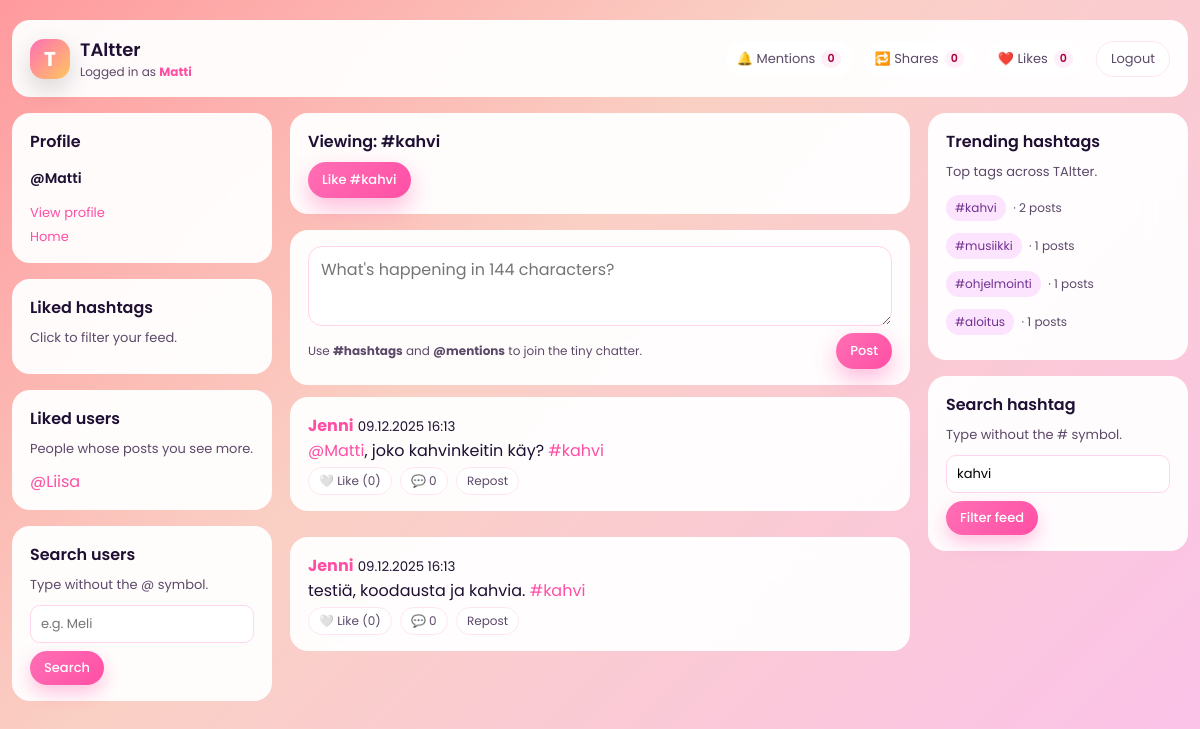
Page /site/index.php?hashtag=kahvi (signed in) on the earlier database version.
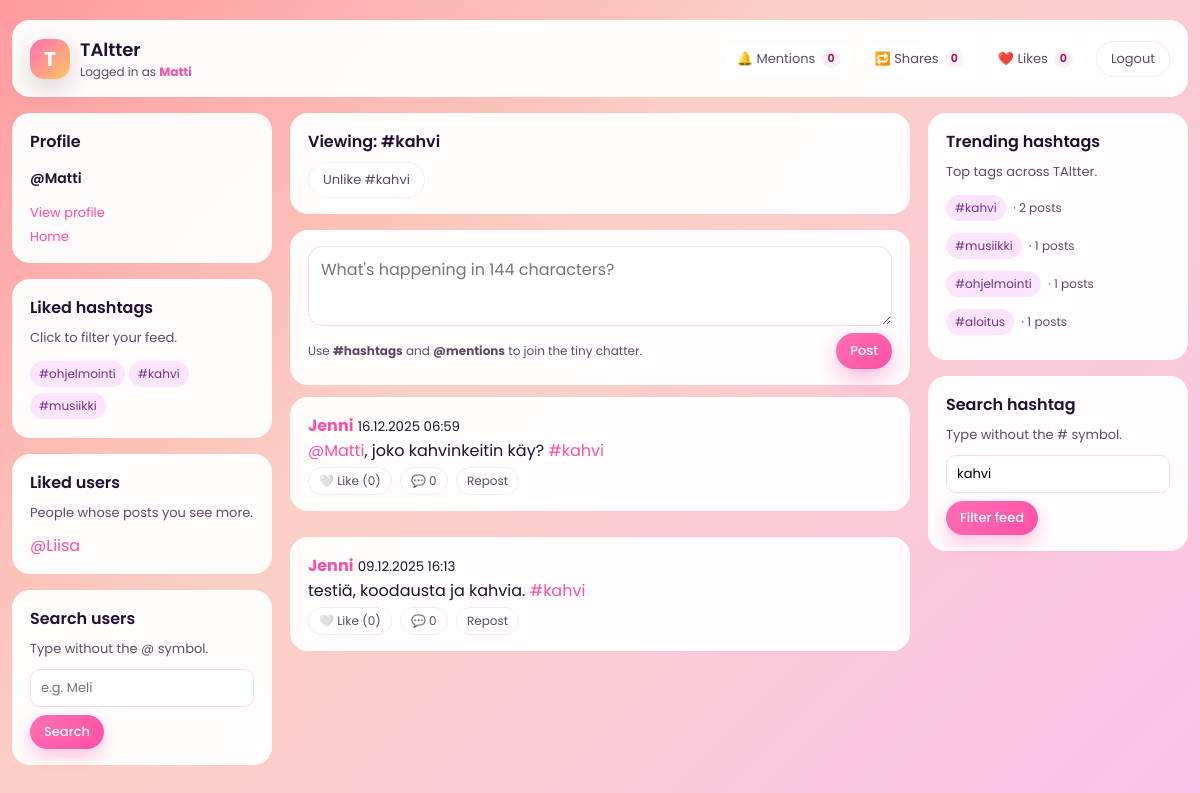
Same page on the later database version.
### tables this page shows
CREATE TABLE `users` (
  `user_id` int(11) NOT NULL,
  `username` varchar(50) NOT NULL,
  `email` varchar(100) NOT NULL,
  `password_hash` varchar(255) NOT NULL,
  `bio` text DEFAULT NULL,
  `profile_picture_url` varchar(255) DEFAULT NULL,
  `created_at` timestamp NOT NULL DEFAULT current_timestamp(),
  `last_seen_mentions` datetime DEFAULT NULL,
  `last_seen_shares` datetime DEFAULT NULL,
  `last_seen_likes` datetime DEFAULT NULL
);

CREATE TABLE `posts` (
  `post_id` int(11) NOT NULL,
  `user_id` int(11) NOT NULL,
  `content` varchar(144) NOT NULL,
  `created_at` timestamp NOT NULL DEFAULT current_timestamp(),
  `edited_at` datetime DEFAULT NULL
);

CREATE TABLE `hashtags` (
  `hashtag_id` int(11) NOT NULL,
  `tag_name` varchar(50) NOT NULL
);

### site/config.php (called while the page is built, shortened)
<?php
function current_user_id() {
    return $_SESSION['user_id'] ?? null;
}
?>

### site/fetch_posts.php (the view, shortened to what the changed rows need)
<?php
require_once 'config.php';
$hashtag = $_GET['hashtag'] ?? null;
$currentUserId = current_user_id();
if ($hashtag) {
    $sql = "
        SELECT
            p.post_id,
            p.content,
            -- ★ CHANGED HERE
            DATE_FORMAT(p.created_at, '%d.%m.%Y %H:%i') AS created_at,
            p.edited_at,
            p.user_id,
            u.username,
            u.profile_picture_url,
            NULL AS reposted_by,
            (SELECT COUNT(*) FROM likes WHERE post_id = p.post_id) AS like_count,
            EXISTS(SELECT 1 FROM likes WHERE post_id = p.post_id AND user_id = ?) AS user_has_liked
        FROM posts p
        JOIN users u ON p.user_id = u.user_id
        JOIN post_hashtags ph ON ph.post_id = p.post_id
        JOIN hashtags h ON h.hashtag_id = ph.hashtag_id
        WHERE h.tag_name = ?
        ORDER BY p.created_at DESC
        LIMIT 100
    ";
    $stmt = $mysqli->prepare($sql);
    $stmt->bind_param("is", $currentUserId, $hashtag);
}
$stmt->execute();
$res = $stmt->get_result();
while ($row = $res->fetch_assoc()) {
    $content = htmlspecialchars($row['content']);
    $content = preg_replace('/#([A-Za-z0-9_åäöÅÄÖ\-]+)/u', '<a href="index.php?hashtag=$1">#$1</a>', $content);
    $content = preg_replace('/@([A-Za-z0-9_]+)/', '<a href="profile.php?u=$1">@$1</a>', $content);
    $editedLabel = $row['edited_at'] ? '<small style="color:#999;margin-left:6px;">(edited)</small>' : '';
    $likeIcon = $row['user_has_liked'] ? '❤️' : '🤍';
    $likeText = $row['user_has_liked'] ? 'Unlike' : 'Like';
    $likeCount = $row['like_count'];
    $commentCount = isset($row['comment_count']) ? (int)$row['comment_count'] : 0;
    echo "<div class='card' id='post-{$row['post_id']}'>";
    echo "
      <div class='card-header'>
        <strong><a href='profile.php?u={$row['username']}'>".htmlspecialchars($row['username'])."</a></strong>
        <small>{$row['created_at']}</small> {$editedLabel}
      </div>
      <div class='post-content-{$row['post_id']}'>$content</div>
    ";
    echo "
      <div class='card-actions'>
        <button onclick='toggleLike({$row['post_id']}, this)' id='like-btn-{$row['post_id']}'>
          <span id='like-icon-{$row['post_id']}'>{$likeIcon}</span>
          <span id='like-text-{$row['post_id']}'>{$likeText}</span>
          (<span id='like-count-{$row['post_id']}'>{$likeCount}</span>)
        </button>
        <button type='button' onclick='openComments({$row['post_id']})' id='comment-btn-{$row['post_id']}'>
          💬 <span id='comment-count-{$row['post_id']}'>{$commentCount}</span>
        </button>
        <form method='post' action='repost.php' style='display:inline;'>
          <input type='hidden' name='post_id' value='{$row['post_id']}'>
          <button>Repost</button>
        </form>
      </div>
      <div class='comment-panel' id='comment-panel-{$row['post_id']}' style='display:none;margin-top:8px;'>
        <div id='comment-list-{$row['post_id']}' style='margin-bottom:8px;'></div>
        <div>
          <input type='text' id='comment-input-{$row['post_id']}' placeholder='Type a comment' maxlength='144' style='width:75%'>
          <button type='button' onclick='postComment({$row['post_id']})'>Send</button>
        </div>
      </div>
    </div>";
}

### site/index.php (shortened to what the changed rows need)
<?php
require_once 'config.php';
$filterHashtag = $_GET['hashtag'] ?? null;
$uid = current_user_id();
?>
<!doctype html>
<html lang="en">
<head>
</head>
<body>
<div class="app-shell">
    <div class="layout-grid">
        <aside class="left-column">
            <div class="card">
                <div class="card-inner">
                    <div>
                        <?php
                        $stmt = $mysqli->prepare("SELECT h.tag_name FROM followed_hashtags fh JOIN hashtags h ON fh.hashtag_id=h.hashtag_id WHERE fh.user_id = ? LIMIT 10");
                        $stmt->bind_param('i',$uid);
                        $stmt->execute();
                        $r=$stmt->get_result();
                        while($row=$r->fetch_assoc()){
                            echo '<a class="tag-chip" href="index.php?hashtag='.urlencode($row['tag_name']).'">#'.htmlspecialchars($row['tag_name']).'</a>';
                        }
                        ?>
                    </div>
                </div>
            </div>
            <div class="card">
                <div class="card-inner">
                    <div>
                    <?php
                    $stmt = $mysqli->prepare("
                        SELECT u.username
                        FROM follows f
                        JOIN users u ON f.following_id = u.user_id
                        WHERE f.follower_id = ?
                        ORDER BY f.created_at DESC
                        LIMIT 10
                    ");
                    $stmt->bind_param('i',$uid);
                    $stmt->execute();
                    $r=$stmt->get_result();
                    if($r->num_rows > 0) {
                        while($row=$r->fetch_assoc()){
                        echo '<div><a href="profile.php?u='.urlencode($row['username']).'">@'.htmlspecialchars($row['username']).'</a></div>';
                    }
                    } else {
                        echo '<div style="color:#999;font-size:90%;">Not following anyone yet</div>';
                    }
                    ?>
                    </div>
                </div>
            </div>
        </aside>
        <main>
            <?php if ($filterHashtag): ?>
                <div class="card">
                    <div class="card-inner">
                        <?php
                        $stmt = $mysqli->prepare("
                            SELECT COUNT(*) as is_following
                            FROM followed_hashtags fh
                            JOIN hashtags h ON fh.hashtag_id = h.hashtag_id
                            WHERE fh.user_id = ? AND h.tag_name = ?
                        ");
                        $stmt->bind_param("is", $uid, $filterHashtag);
                        $stmt->execute();
                        $isFollowingHashtag = $stmt->get_result()->fetch_assoc()['is_following'] > 0;
                        ?>
                        <?php if ($isFollowingHashtag): ?>
                            <form method="post" action="follow_hashtag.php" style="margin-top:8px;">
                                <button type="submit" class="btn-outline">Unlike #<?= htmlspecialchars($filterHashtag) ?></button>
                            </form>
                        <?php else: ?>
                            <form method="post" action="follow_hashtag.php" style="margin-top:8px;">
                                <button type="submit" class="btn-pill">Like #<?= htmlspecialchars($filterHashtag) ?></button>
                            </form>
                        <?php endif; ?>
                    </div>
                </div>
            <?php endif; ?>
            <div id="feed">
                <?php include 'fetch_posts.php'; ?>
            </div>
        </main>
        <aside class="right-column">
            <div class="card">
                <div class="card-inner">
                    <div class="trending-list">
                        <?php
                        $q = "SELECT h.tag_name, COUNT(*) AS cnt
                              FROM post_hashtags ph
                              INNER JOIN hashtags h ON ph.hashtag_id = h.hashtag_id
                              WHERE h.tag_name <> ''
                              GROUP BY h.tag_name
                              HAVING cnt > 0
                              ORDER BY cnt DESC
                              LIMIT 10";
                        $r = $mysqli->query($q);
                        while ($row = $r->fetch_assoc()) {
                            echo '<div>
                                    <a class="tag-chip" href="index.php?hashtag='.urlencode($row['tag_name']).'">#'.htmlspecialchars($row['tag_name']).'</a>
                                    <span class="trending-count">· '.$row['cnt'].' posts</span>
                                </div>';
                        }
                        ?>
                    </div>
                </div>
            </div>
        </aside>
    </div>
</div>
</body>
</html>

Differences in the rows shown:
removed posts: user.username "Jenni", created_at "09.12.2025 16:13", content "@Matti , joko kahvinkeitin käy? #kahvi", likeIcon "🤍", likeText "Like", likeCount "0", commentCount "0"
now on this page (row unchanged): hashtags: tag_name "ohjelmointi"
now on this page (row unchanged): hashtags: tag_name "kahvi"
now on this page (row unchanged): hashtags: tag_name "musiikki"
added posts: user.username "Jenni", created_at "16.12.2025 06:59", content "@Matti , joko kahvinkeitin käy? #kahvi", likeIcon "🤍", likeText "Like", likeCount "0", commentCount "0"
Other differences:
$filterHashtag: (not shown) → "kahvi"
$filterHashtag: "kahvi" → (not shown)
text no longer shown: "Like #"
text now shown: "Unlike #"
